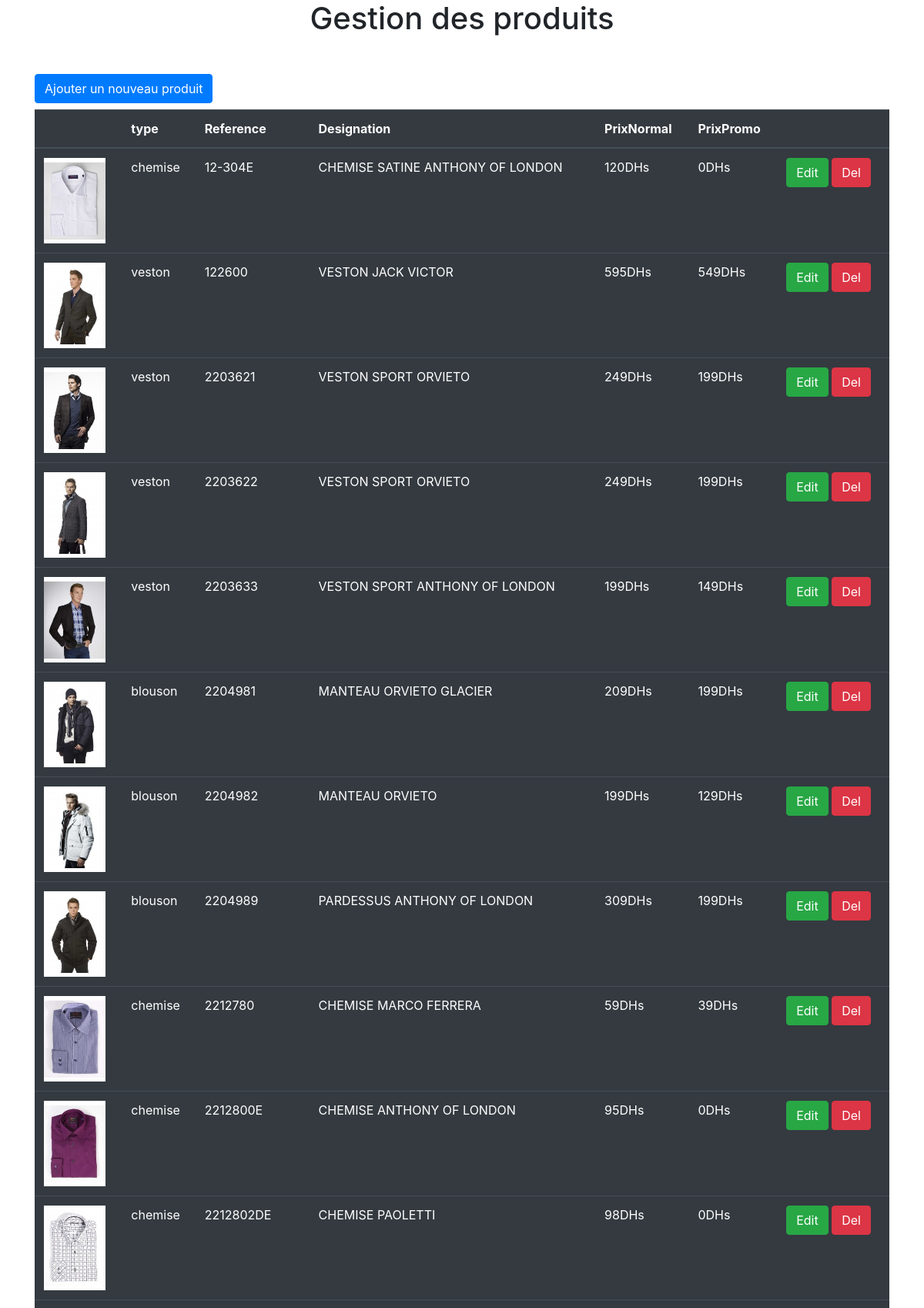
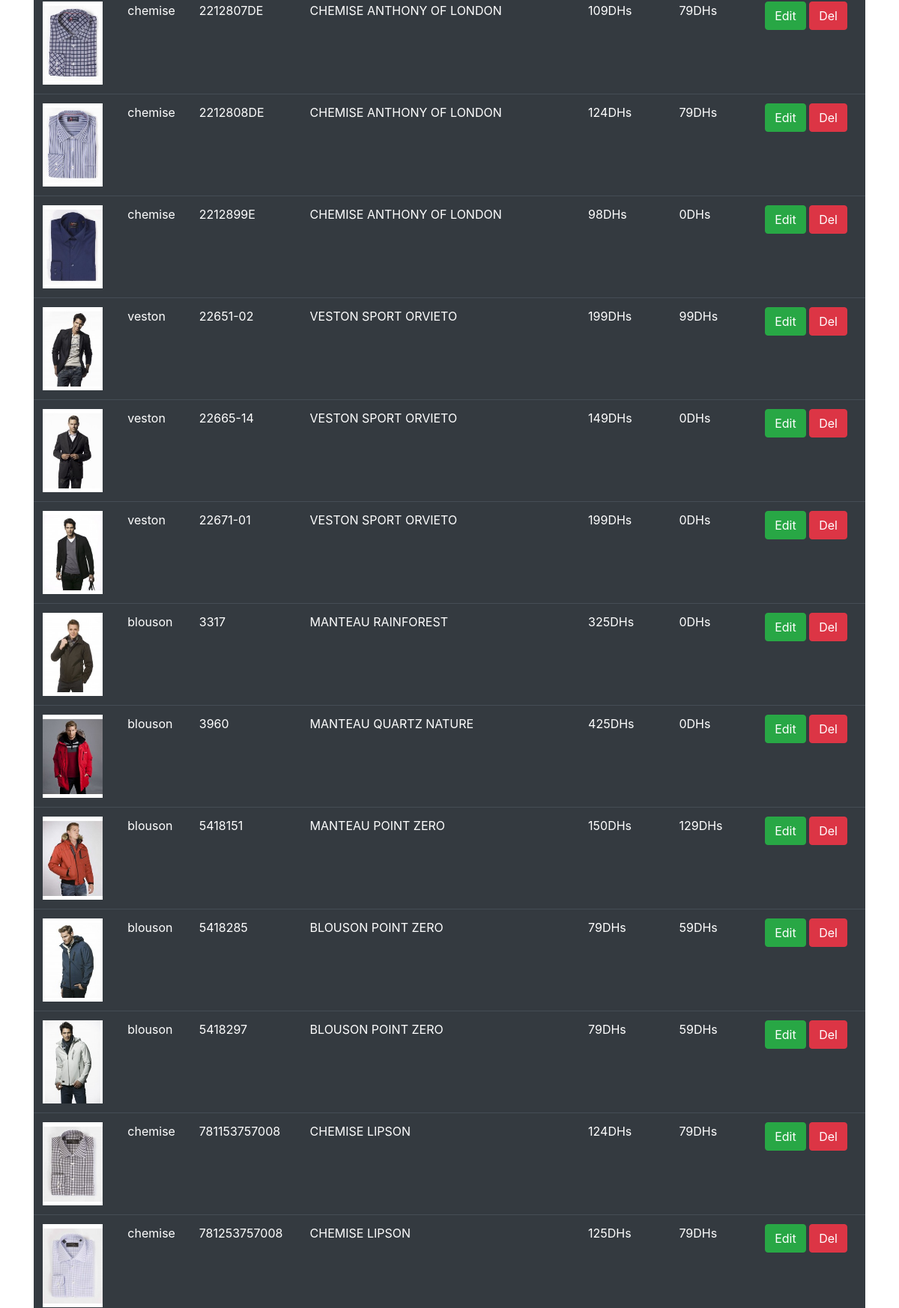
The app's page /SOURCE_CODE/ecom/admin/index.php (signed in, upper part) with its own data (2 pictures, top to bottom).
### tables this page shows
CREATE TABLE `produits` (
  `type` varchar(32) NOT NULL,
  `reference` varchar(32) NOT NULL,
  `designation` varchar(128) NOT NULL,
  `prixnormal` decimal(10,0) NOT NULL,
  `prixpromo` decimal(10,0) NOT NULL,
  `photo` varchar(32) NOT NULL
);

### SOURCE_CODE/ecom/produits.php (called while the page is built, shortened)
<?php
if(isset($_GET["type"])){
    $reqtype = $_GET["type"];
}else{
    $reqtype = 'all';
}
if($reqtype == "chemise"  || $reqtype == "blouson" || $reqtype == "veston"){
    $stmt = $conn->prepare("SELECT * FROM produits WHERE type = :reqtype");
    $stmt->execute(['reqtype' => $reqtype]);
    $produits = $stmt->fetchAll(PDO::FETCH_ASSOC);
}else{
    $stmt = $conn->query("SELECT * FROM produits");
    $produits = $stmt->fetchAll(PDO::FETCH_ASSOC);
}
?>

### SOURCE_CODE/ecom/admin/index.php (the view, shortened to what this page needs)
<?php
include('../config.php');
include('../produits.php');
?>
<!DOCTYPE html>
<html lang="en">
<head>
    <link rel="stylesheet" href="../node_modules/bootstrap/dist/css/bootstrap.min.css">
</head>
<body>
<h1><center>Gestion des produits</center></h1>
<div class="container mt-5">
    <a href="ajouteprd.php" class="btn btn-primary mb-2">Ajouter un nouveau produit</a>
    <br>
    <table class="table table-dark">
        <thead>
            <tr>
            <th scope="col"></th>
            <th scope="col">type</th>
            <th scope="col">Reference</th>
            <th scope="col">Designation</th>
            <th scope="col">PrixNormal</th>
            <th scope="col">PrixPromo</th>
            <th scope="col"></th>
            </tr>
        </thead>
        <tbody>
            <?php foreach($produits as $row): ?>
            <tr>
            <td scope="row"><img src="../images/<?= $row['type']?>/<?= $row['photo']?>" height="80" width="80" class="img-fluid"></td>
            <td><?= $row['type']?></td>
            <td><?= $row['reference']?></td>
            <td><?= $row['designation']?></td>
            <td><?= $row['prixnormal']?>DHs</td>
            <td><?= $row['prixpromo']?>DHs</td>
            <td>
            <a href="editprd.php?ref=<?= $row['reference']?>" class="btn btn-success">Edit</a>
            <a href="delprd.php?ref=<?= $row['reference']?>" class="btn btn-danger">Del</a>
            </td>
            </tr>
            <?php endforeach; ?>
        </tbody>
    </table>
</div>
</body>
</html>

### records on screen
produits: type+photo (picture), type "chemise", reference "12-304E", designation "CHEMISE SATINE ANTHONY OF LONDON", prixnormal "120", prixpromo "0"
produits: type+photo (picture), type "veston", reference "122600", designation "VESTON JACK VICTOR", prixnormal "595", prixpromo "549"
produits: type+photo (picture), type "veston", reference "2203621", designation "VESTON SPORT ORVIETO", prixnormal "249", prixpromo "199"
produits: type+photo (picture), type "veston", reference "2203622", designation "VESTON SPORT ORVIETO", prixnormal "249", prixpromo "199"
produits: type+photo (picture), type "veston", reference "2203633", designation "VESTON SPORT ANTHONY OF LONDON", prixnormal "199", prixpromo "149"
produits: type+photo (picture), type "blouson", reference "2204981", designation "MANTEAU ORVIETO GLACIER", prixnormal "209", prixpromo "199"
produits: type+photo (picture), type "blouson", reference "2204982", designation "MANTEAU ORVIETO", prixnormal "199", prixpromo "129"
produits: type+photo (picture), type "blouson", reference "2204989", designation "PARDESSUS ANTHONY OF LONDON", prixnormal "309", prixpromo "199"
produits: type+photo (picture), type "chemise", reference "2212780", designation "CHEMISE MARCO FERRERA", prixnormal "59", prixpromo "39"
produits: type+photo (picture), type "chemise", reference "2212800E", designation "CHEMISE ANTHONY OF LONDON", prixnormal "95", prixpromo "0"
produits: type+photo (picture), type "chemise", reference "2212802DE", designation "CHEMISE PAOLETTI", prixnormal "98", prixpromo "0"
produits: type+photo (picture), type "chemise", reference "2212807DE", designation "CHEMISE ANTHONY OF LONDON", prixnormal "109", prixpromo "79"
produits: type+photo (picture), type "chemise", reference "2212808DE", designation "CHEMISE ANTHONY OF LONDON", prixnormal "124", prixpromo "79"
produits: type+photo (picture), type "chemise", reference "2212899E", designation "CHEMISE ANTHONY OF LONDON", prixnormal "98", prixpromo "0"
produits: type+photo (picture), type "veston", reference "22651-02", designation "VESTON SPORT ORVIETO", prixnormal "199", prixpromo "99"
produits: type+photo (picture), type "veston", reference "22665-14", designation "VESTON SPORT ORVIETO", prixnormal "149", prixpromo "0"
produits: type+photo (picture), type "veston", reference "22671-01", designation "VESTON SPORT ORVIETO", prixnormal "199", prixpromo "0"
produits: type+photo (picture), type "blouson", reference "3317", designation "MANTEAU RAINFOREST", prixnormal "325", prixpromo "0"
produits: type+photo (picture), type "blouson", reference "3960", designation "MANTEAU QUARTZ NATURE", prixnormal "425", prixpromo "0"
produits: type+photo (picture), type "blouson", reference "5418151", designation "MANTEAU POINT ZERO", prixnormal "150", prixpromo "129"
produits: type+photo (picture), type "blouson", reference "5418285", designation "BLOUSON POINT ZERO", prixnormal "79", prixpromo "59"
produits: type+photo (picture), type "blouson", reference "5418297", designation "BLOUSON POINT ZERO", prixnormal "79", prixpromo "59"
produits: type+photo (picture), type "chemise", reference "781153757008", designation "CHEMISE LIPSON", prixnormal "124", prixpromo "79"
produits: type+photo (picture), type "chemise", reference "781253757008", designation "CHEMISE LIPSON", prixnormal "125", prixpromo "79"
